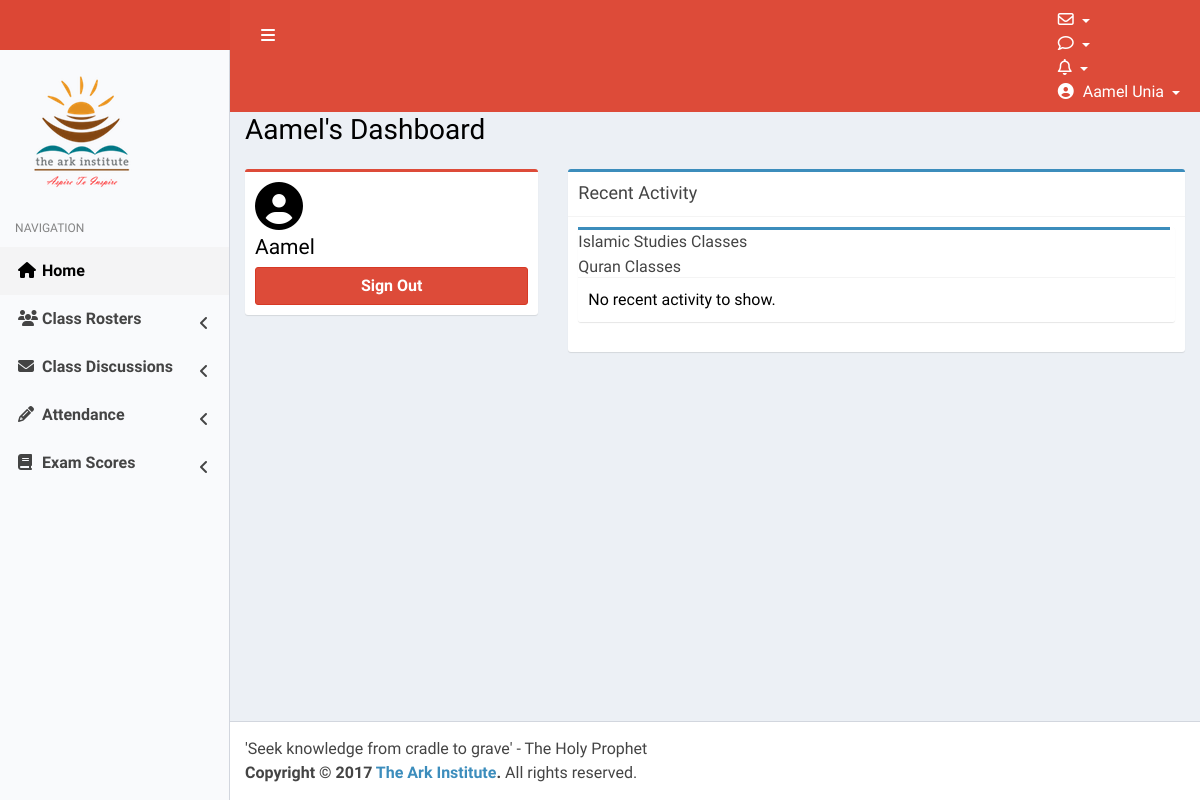
/dashboard/ (signed in), run on an earlier commit of the app's database.
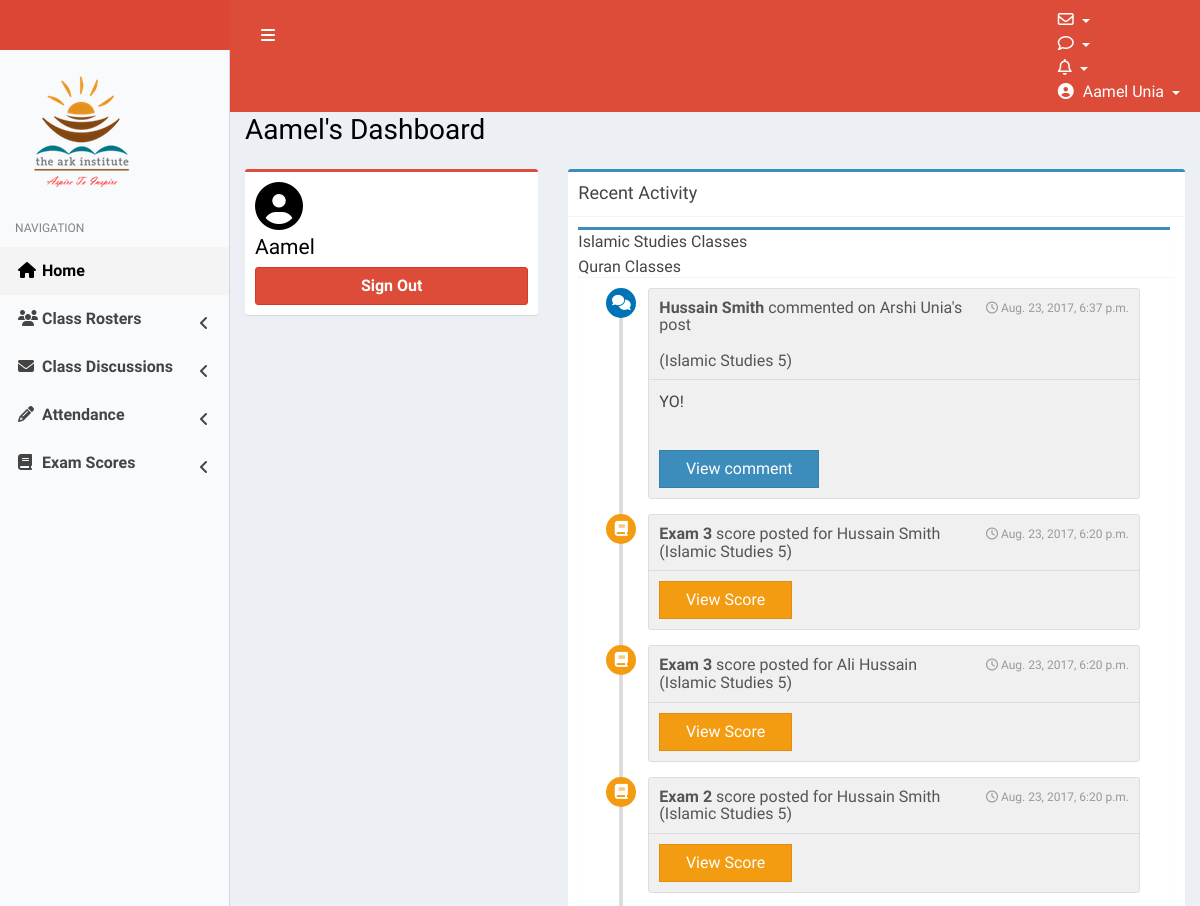
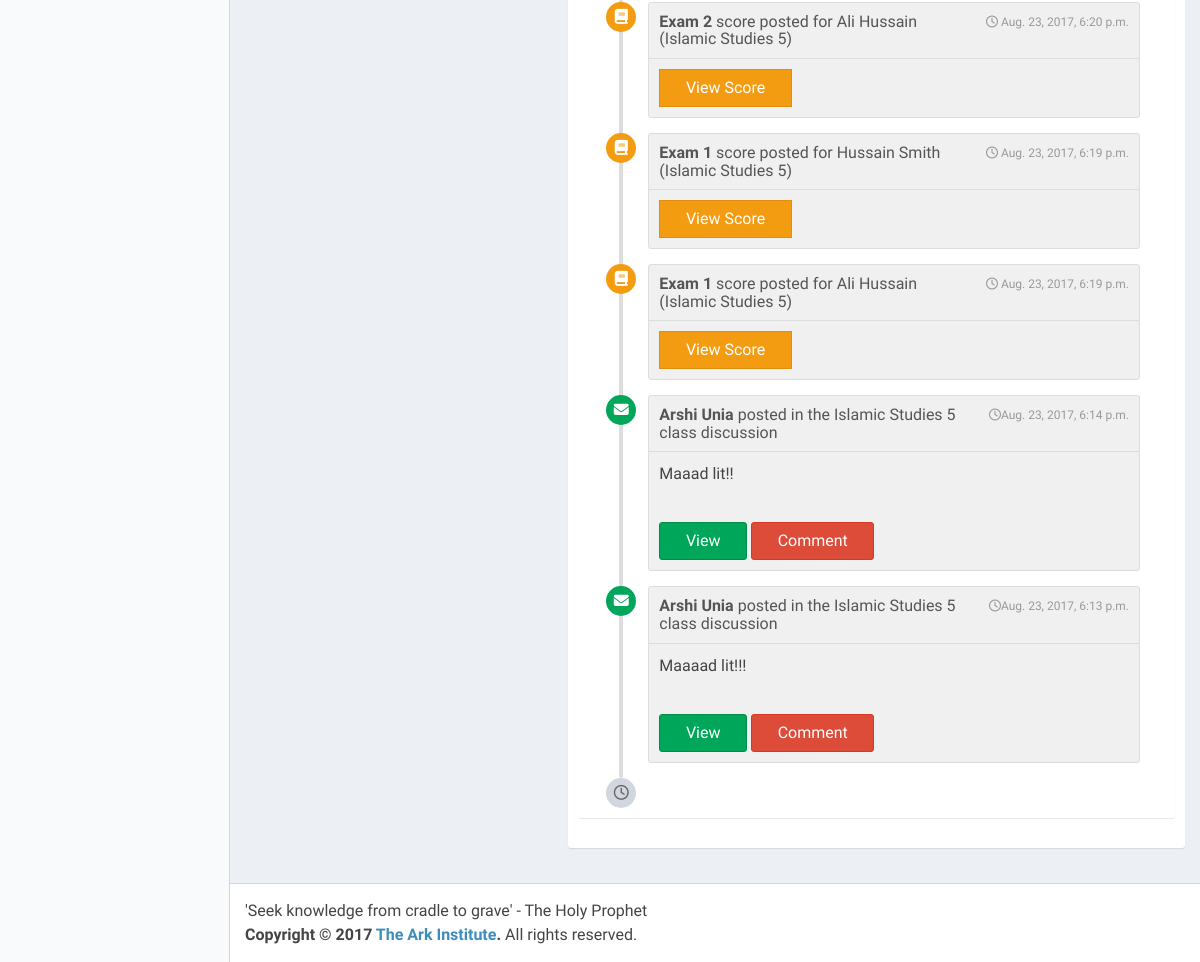
And on a later commit of the database (2 pictures, top to bottom).
### profiles/models.py (models this page shows, shortened)
class IslamicStudiesComment(models.Model):
	post = models.ForeignKey('profiles.IslamicStudiesPost', related_name='islamic_studies_comments')
	author = models.ForeignKey(User)
	comment = models.TextField()
	posted_date = models.DateTimeField(default=timezone.now)

class IslamicStudiesPost(models.Model):
	author = models.ForeignKey(User, related_name='islamic_studies_posts')
	title = models.CharField(max_length=200)
	message = models.TextField()
	upload = models.FileField(null=True, blank=True)
	class_level = models.PositiveSmallIntegerField()
	posted_date = models.DateTimeField(default=timezone.now)
	class Meta:
		unique_together = ['author','message']

class IslamicStudiesExam(models.Model):
	exam1 = 1
	exam2 = 2
	exam3 = 3
	Exam_choices =(
		(exam1,'Exam 1'),
		(exam2,'Exam 2'),
		(exam3,'Exam 3')
		)
	IS1 = 1
	IS2 = 2
	IS3 = 3
	IS4 = 4
	IS5 = 5
	IS6 = 6
	IS7 = 7
	IS8 = 8
	IS9 = 9
	IS10 = 10
	IS_CHOICES = (
			(IS1, 'IS1'),
			(IS2, 'IS2'),
			(IS3, 'IS3'),
			(IS4, 'IS4'),
			(IS5, 'IS5'),
			(IS6, 'IS6'),
			(IS7, 'IS7'),
			(IS8, 'IS8'),
			(IS9, 'IS9'),
			(IS10, 'IS10'),
		)
	exam_number = models.PositiveSmallIntegerField(choices=Exam_choices)
	exam_score = models.PositiveSmallIntegerField(validators=[MaxValueValidator(100)])
	student = models.ForeignKey(User, limit_choices_to={'profile__role':'Student'} ,related_name='islamic_studies_exam_scores')
	class_level = models.PositiveIntegerField(choices=IS_CHOICES,null=True,blank=True)
	posted_date = models.DateTimeField(default=timezone.now)
	class Meta:
		unique_together = ('student','exam_number')

### profiles/views.py (the view, shortened to what this page needs)
# urls.py: url(r'^dashboard/$', DashboardView.as_view(),name='dashboard'),
class DashboardView(LoginRequiredMixin, TemplateView):
	template_name = 'dashboardhome.html'
	def get_context_data(self,*args,**kwargs):
		context = super(DashboardView, self).get_context_data(*args,**kwargs)
		if self.request.user.is_staff:
			context = super(DashboardView, self).get_context_data(*args,**kwargs)
			recent_quran_posts = QuranPost.objects.all()
			recent_islamic_studies_posts = IslamicStudiesPost.objects.all()
			recent_quran_comments = QuranComment.objects.all()
			recent_islamic_studies_comments = IslamicStudiesComment.objects.all()
			recent_quran_exams = QuranExam.objects.all()
			recent_islamic_studies_exams = IslamicStudiesExam.objects.all()
			recent_quran_activity = sorted(chain(recent_quran_posts,recent_quran_comments, recent_quran_exams), key=attrgetter('posted_date'))
			recent_islamic_studies_activity = sorted(chain(recent_islamic_studies_posts, recent_islamic_studies_comments, recent_islamic_studies_exams), key=attrgetter('posted_date'))
			context['recent_quran'] = list(reversed(recent_quran_activity[-10:]))
			context['recent_islamic_studies'] = list(reversed(recent_islamic_studies_activity[-10:]))
		return context

### templates/dashboardhome.html (shortened to what this page needs)
<!DOCTYPE html>
{% load static %}
<html>
<head>
  <link rel="stylesheet" href="{% static "bower_components/bootstrap/dist/css/bootstrap.min.css" %}">
  <link rel="stylesheet" href="{% static "bower_components/font-awesome/css/font-awesome.min.css" %}">
  <link rel="stylesheet" href="{% static "bower_components/Ionicons/css/ionicons.min.css" %}">
<link rel="stylesheet" href="//cdn.jsdelivr.net/medium-editor/latest/css/medium-editor.min.css" type="text/css" media="screen" charset="utf-8">
  <link rel="stylesheet" href="{% static "dist/css/AdminLTE.min.css" %}">
  <link rel="stylesheet" href="{% static "dist/css/skins/skin-red-light.min.css" %}">
  <link rel="stylesheet" type="text/css" href="{% static "styling.css" %}">
</head>
<body class="hold-transition skin-red-light sidebar-mini">
<div class="wrapper">
  <header class="main-header">
    {% include "topnav.html" %}
  </header>
  {% if request.user.is_staff %}
  {% include "administrator/adminmainnav.html" %}
  {% else %}
  {% include "mainnav.html" %}
  {% endif %}
  <div class="content-wrapper">
    <section class="content-header">
      {% block title %}
      <div class="text-center">
          <h3>
        {{request.user.first_name}}'s Dashboard
        </h3>
      </div>
      {% endblock title %}
    </section>
    <section class="content container-fluid">
       {% if request.user.is_staff %}
        {% include "administrator/administratordashboardhome.html" %}
       {% endif %}
    </section>
  </div>
  <footer class="main-footer">
    <div class="pull-right hidden-xs">
      'Seek knowledge from cradle to grave' - The Holy Prophet
    </div>
    <strong>Copyright &copy; 2017 <a href="#">The Ark Institute</a>.</strong> All rights reserved.
  </footer>
</body>
</html>

### templates/administrator/administrator_recentactivity.html (shortened to what the changed rows need)
<!DOCTYPE html>
{% load static %}
<html>
<head>
</head>
<body>
        <div class="box box-primary">
        <div class="box-body">
        <div class="nav-tabs-custom">
            <div class="tab-content">
              <div class="active tab-pane" id="islamicstudiesfeed">
              {% if recent_islamic_studies %}
                <ul class="timeline timeline-inverse">
      {% for recent in recent_islamic_studies %}
                {% if recent.title %}
                  <li>
                    <i class="fa fa-envelope bg-green"></i>
                    <div class="timeline-item">
                      <span class="time"><i class="fa fa-clock-o"></i>{{recent.posted_date}}</span>
                      <h3 class="timeline-header">
                      <b>
                            {% if recent.author.username == request.user.username %}
                            You
                            {% else %}
                            {{recent.author.first_name}} {{recent.author.last_name}}
                            {% endif %}
                      </b> posted in the Islamic Studies {{recent.class_level}} class discussion</h3>
                      <div class="timeline-body">
                                {{recent.message|safe}}
                      </div>
                      <div class="timeline-footer">
                        <a class="btn btn-success btn-xs" href="{% url 'islamic_studies_post_detail' pk=recent.pk %}">View</a>
                        <a class="btn btn-danger btn-xs" href="{% url 'comment_islamic_studies_post' pk=recent.pk %}">Comment</a>
                      </div>
                    </div>
                  </li>
                {% endif %}
                  {% if recent.comment %}
                        <li>
                          <i class="fa fa-comments bg-blue"></i>
                          <div class="timeline-item">
                            <span class="time"><i class="fa fa-clock-o"></i> {{recent.posted_date}}</span>
                            <h3 class="timeline-header">
                            <b>
                            {% if recent.author.username == request.user.username %}
                            You
                            {% else %}
                            {{recent.author.first_name}} {{recent.author.last_name}}
                            {% endif %}
                            </b>
                            commented on {% if recent.post.author.username == request.user.username %} your
                            {% else %}
                            {{recent.post.author.first_name}} {{recent.post.author.last_name}}'s
                            {% endif %} post <br><br>(Islamic Studies {{recent.post.class_level}})</h3>
                            <div class="timeline-body">
                              {{recent.comment|safe}}
                            </div>
                            <div class="timeline-footer">
                              <a class="btn btn-primary btn-flat btn-xs" href="{% url 'islamic_studies_post_detail' pk=recent.post.pk %}">View comment</a>
                            </div>
                          </div>
                        </li>
                  {% endif %}
                  {% if recent.exam_number %}
                         <li>
                          <i class="fa fa-book bg-yellow"></i>
                          <div class="timeline-item">
                            <span class="time"><i class="fa fa-clock-o"></i> {{recent.posted_date}}</span>
                            <h3 class="timeline-header">
                            <b>
                            Exam {{recent.exam_number}}
                            </b>
                            score posted for {{recent.student.first_name}} {{recent.student.last_name}} (Islamic Studies {{recent.class_level}}) </h3>
                            <div class="timeline-footer">
                              <a class="btn btn-warning btn-flat btn-xs" href="{% url 'student_islamic_studies_exams'  %}">View Score</a>
                            </div>
                          </div>
                        </li>
                 {% endif %}
       {% endfor %}
                    <li>
                          <i class="fa fa-clock-o bg-gray"></i>
                        </li>
                </ul>
            {% else %}
            No recent activity to show.
            {% endif %}
              </div>
            </div>
          </div>
          </div>
          </div>
</body>
</html>

What changed in the data, as far as the page shows it:
added IslamicStudiesComment: posted_date "Aug. 23, 2017, 6:37 p.m.", author.first_name "Hussain", author.last_name "Smith", post.author.first_name "Arshi", post.author.last_name "Unia", post.class_level "5", comment "YO!"
added IslamicStudiesExam: posted_date "Aug. 23, 2017, 6:20 p.m.", exam_number "3", student.first_name "Hussain", student.last_name "Smith", class_level "5"
added IslamicStudiesExam: posted_date "Aug. 23, 2017, 6:20 p.m.", exam_number "3", student.first_name "Ali", student.last_name "Hussain", class_level "5"
added IslamicStudiesExam: posted_date "Aug. 23, 2017, 6:20 p.m.", exam_number "2", student.first_name "Hussain", student.last_name "Smith", class_level "5"
added IslamicStudiesExam: posted_date "Aug. 23, 2017, 6:20 p.m.", exam_number "2", student.first_name "Ali", student.last_name "Hussain", class_level "5"
added IslamicStudiesExam: posted_date "Aug. 23, 2017, 6:19 p.m.", exam_number "1", student.first_name "Hussain", student.last_name "Smith", class_level "5"
added IslamicStudiesExam: posted_date "Aug. 23, 2017, 6:19 p.m.", exam_number "1", student.first_name "Ali", student.last_name "Hussain", class_level "5"
added IslamicStudiesPost: posted_date "Aug. 23, 2017, 6:14 p.m.", author.first_name "Arshi", author.last_name "Unia", class_level "5", message "Maaad lit!!"
added IslamicStudiesPost: posted_date "Aug. 23, 2017, 6:13 p.m.", author.first_name "Arshi", author.last_name "Unia", class_level "5", message "Maaaad lit!!!"
Also different on the page:
text no longer shown: "No recent activity to show."
